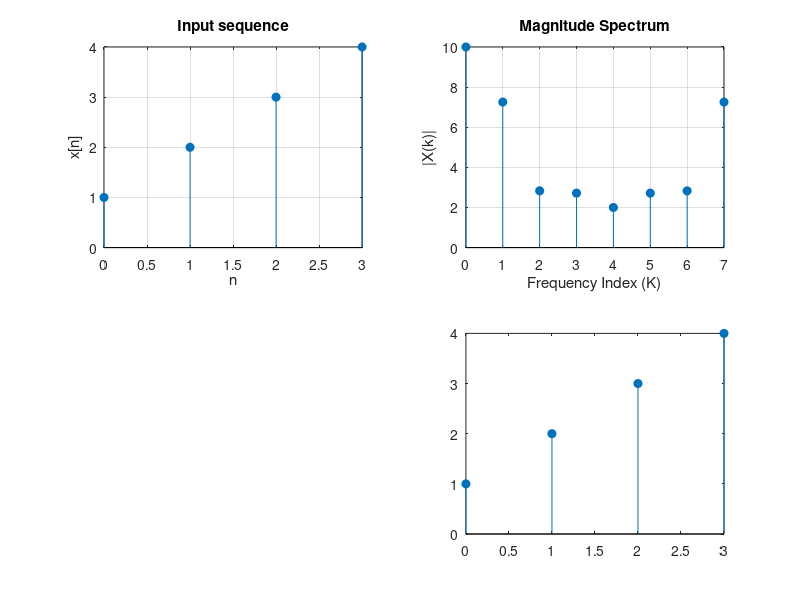

MATLAB code for this plot:
clc;
clear;
close all;

x = [1 2 3 4];
L = length(x);
n = 0:L-1;

N = 8;
k= 0:N-1;

X = fft(x,N);
magX = abs(X);
phaseX = angle(X);

x_idft = ifft(X,N);

subplot(2,2,1)
stem(n,x, 'filled')
title("Input sequence")
xlabel("n");
ylabel("x[n]");
grid on;

subplot(2,2,2)
stem(k,magX,'filled')
title("Magnitude Spectrum");
xlabel("Frequency Index (K)")
ylabel("|X(k)|")
grid on;


subplot(2,2,4)
stem(n,real(x_idft(1:L)),'filled')

disp('IDFT reconstructed sequence:');
disp(x_idft);

disp('Original sequence:');
disp(x);

disp("Reconstruction error:")
disp(max(abs(x-x_idft(1:L))))
